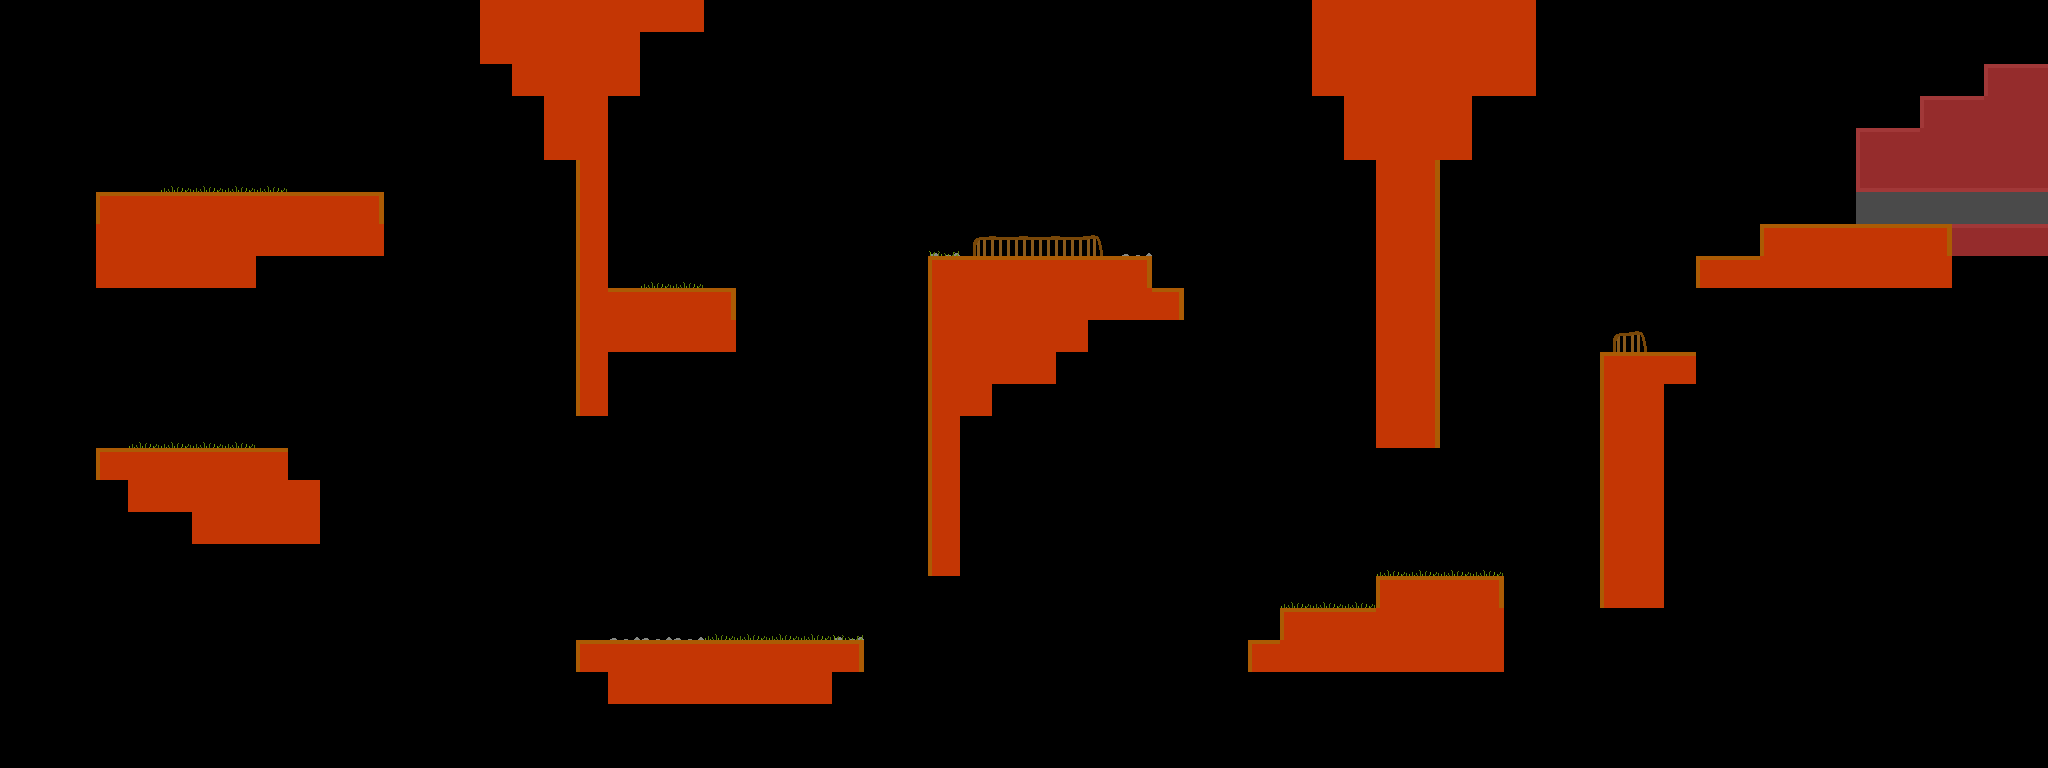

A 2D game scene composited from a Tiled map and its tileset images. What follows is a short description and the map's XML, with each tile layer's data collapsed to a summary:
An orthogonal 64x24 tile map with 32x32 px tiles, 3 tile layers (Map, Fondo1, Colisions), 2 tilesets.

<map version="1.5" tiledversion="1.7.2" orientation="orthogonal" renderorder="right-down" width="64" height="24" tilewidth="32" tileheight="32" infinite="0" nextlayerid="6" nextobjectid="8">
 <tileset firstgid="1" name="tmw_desert_spacing" tilewidth="32" tileheight="32" spacing="1" margin="1" tilecount="48" columns="8">
  <image source="tmw_desert_spacing.png" width="265" height="199" />
  <wangsets>
   <wangset name="Brick" type="corner" tile="9">
    <wangcolor name="" color="#ff0000" tile="-1" probability="1" />
    <wangtile tileid="0" wangid="0,0,0,1,0,0,0,0" />
    <wangtile tileid="1" wangid="0,0,0,1,0,1,0,0" />
    <wangtile tileid="2" wangid="0,0,0,0,0,1,0,0" />
    <wangtile tileid="8" wangid="0,1,0,1,0,0,0,0" />
    <wangtile tileid="9" wangid="0,1,0,1,0,1,0,1" />
    <wangtile tileid="10" wangid="0,0,0,0,0,1,0,1" />
    <wangtile tileid="16" wangid="0,1,0,0,0,0,0,0" />
    <wangtile tileid="17" wangid="0,1,0,0,0,0,0,1" />
    <wangtile tileid="18" wangid="0,0,0,0,0,0,0,1" />
    <wangtile tileid="19" wangid="0,1,0,0,0,1,0,1" />
    <wangtile tileid="20" wangid="0,1,0,1,0,0,0,1" />
    <wangtile tileid="27" wangid="0,0,0,1,0,1,0,1" />
    <wangtile tileid="28" wangid="0,1,0,1,0,1,0,0" />
   </wangset>
   <wangset name="Marble" type="corner" tile="33">
    <wangcolor name="" color="#ff0000" tile="-1" probability="1" />
    <wangtile tileid="24" wangid="0,0,0,1,0,0,0,0" />
    <wangtile tileid="25" wangid="0,0,0,1,0,1,0,0" />
    <wangtile tileid="26" wangid="0,0,0,0,0,1,0,0" />
    <wangtile tileid="32" wangid="0,1,0,1,0,0,0,0" />
    <wangtile tileid="33" wangid="0,1,0,1,0,1,0,1" />
    <wangtile tileid="34" wangid="0,0,0,0,0,1,0,1" />
    <wangtile tileid="35" wangid="0,1,0,0,0,1,0,1" />
    <wangtile tileid="36" wangid="0,1,0,1,0,0,0,1" />
    <wangtile tileid="40" wangid="0,1,0,0,0,0,0,0" />
    <wangtile tileid="41" wangid="0,1,0,0,0,0,0,1" />
    <wangtile tileid="42" wangid="0,0,0,0,0,0,0,1" />
    <wangtile tileid="43" wangid="0,0,0,1,0,1,0,1" />
    <wangtile tileid="44" wangid="0,1,0,1,0,1,0,0" />
   </wangset>
   <wangset name="Sand" type="corner" tile="14">
    <wangcolor name="" color="#ff0000" tile="29" probability="1" />
    <wangtile tileid="3" wangid="0,1,0,0,0,1,0,1" />
    <wangtile tileid="4" wangid="0,1,0,1,0,0,0,1" />
    <wangtile tileid="5" wangid="0,0,0,1,0,0,0,0" />
    <wangtile tileid="6" wangid="0,0,0,1,0,1,0,0" />
    <wangtile tileid="7" wangid="0,0,0,0,0,1,0,0" />
    <wangtile tileid="11" wangid="0,0,0,1,0,1,0,1" />
    <wangtile tileid="12" wangid="0,1,0,1,0,1,0,0" />
    <wangtile tileid="13" wangid="0,1,0,1,0,0,0,0" />
    <wangtile tileid="14" wangid="0,1,0,1,0,1,0,1" />
    <wangtile tileid="15" wangid="0,0,0,0,0,1,0,1" />
    <wangtile tileid="21" wangid="0,1,0,0,0,0,0,0" />
    <wangtile tileid="22" wangid="0,1,0,0,0,0,0,1" />
    <wangtile tileid="23" wangid="0,0,0,0,0,0,0,1" />
   </wangset>
  </wangsets>
 </tileset>
 <tileset firstgid="49" name="MapMetadata" tilewidth="32" tileheight="32" spacing="1" margin="1" tilecount="2" columns="2">
  <image source="MapMetadata.png" width="67" height="34" />
 </tileset>
 <layer id="1" name="Map" width="64" height="24">
  <properties>
   <property name="Draw" type="bool" value="true" />
  </properties>
  <data>[1536 cells, 219 non-empty, 6 distinct tile ids]</data>
 </layer>
 <layer id="5" name="Fondo1" width="64" height="24">
  <properties>
   <property name="Draw" type="bool" value="true" />
  </properties>
  <data>[1536 cells, 61 non-empty, 11 distinct tile ids]</data>
 </layer>
 <layer id="2" name="Colisions" width="64" height="24">
  <properties>
   <property name="Draw" type="bool" value="false" />
  </properties>
  <data>[1536 cells, 240 non-empty, 1 distinct tile ids]</data>
 </layer>
</map>
